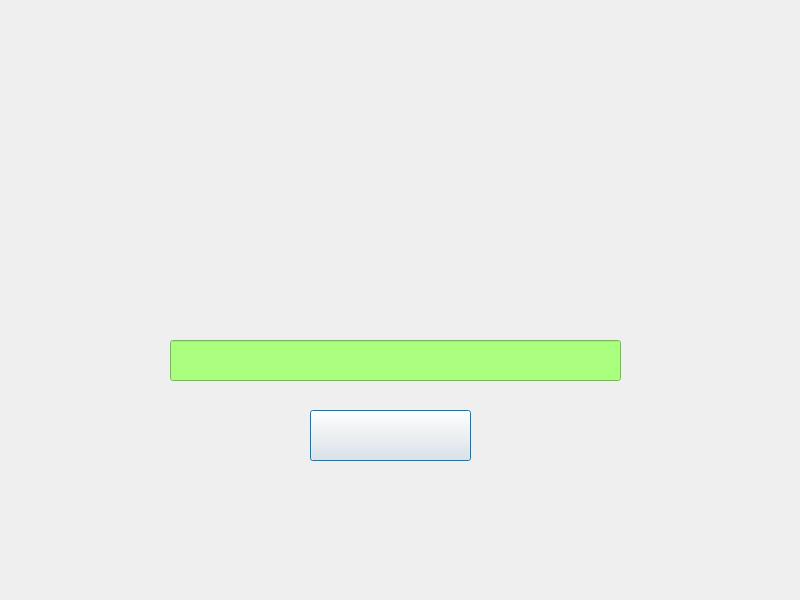
<?xml version="1.0" encoding="UTF-8"?>
<ui version="4.0">
 <class>Dialog</class>
 <widget class="QDialog" name="Dialog">
  <property name="geometry">
   <rect>
    <x>0</x>
    <y>0</y>
    <width>800</width>
    <height>600</height>
   </rect>
  </property>
  <property name="windowTitle">
   <string>Dialog</string>
  </property>
  <widget class="QLabel" name="label">
   <property name="geometry">
    <rect>
     <x>0</x>
     <y>0</y>
     <width>800</width>
     <height>600</height>
    </rect>
   </property>
   <property name="text">
    <string/>
   </property>
   <property name="pixmap">
    <pixmap>assets/TloGlowneKluczLicencyjny.png</pixmap>
   </property>
   <property name="scaledContents">
    <bool>true</bool>
   </property>
  </widget>
  <widget class="QLineEdit" name="lineEdit">
   <property name="geometry">
    <rect>
     <x>170</x>
     <y>340</y>
     <width>451</width>
     <height>41</height>
    </rect>
   </property>
   <property name="font">
    <font>
     <pointsize>16</pointsize>
    </font>
   </property>
   <property name="styleSheet">
    <string notr="true">background-color: rgb(170, 255, 127);</string>
   </property>
   <property name="text">
    <string/>
   </property>
  </widget>
  <widget class="QPushButton" name="ZatwierdzButton">
   <property name="geometry">
    <rect>
     <x>310</x>
     <y>410</y>
     <width>161</width>
     <height>51</height>
    </rect>
   </property>
   <property name="text">
    <string/>
   </property>
   <property name="icon">
    <iconset>
     <normaloff>assets/zatweirdz.png</normaloff>assets/zatweirdz.png</iconset>
   </property>
   <property name="iconSize">
    <size>
     <width>161</width>
     <height>51</height>
    </size>
   </property>
   <property name="checkable">
    <bool>false</bool>
   </property>
  </widget>
 </widget>
 <resources/>
 <connections/>
</ui>
